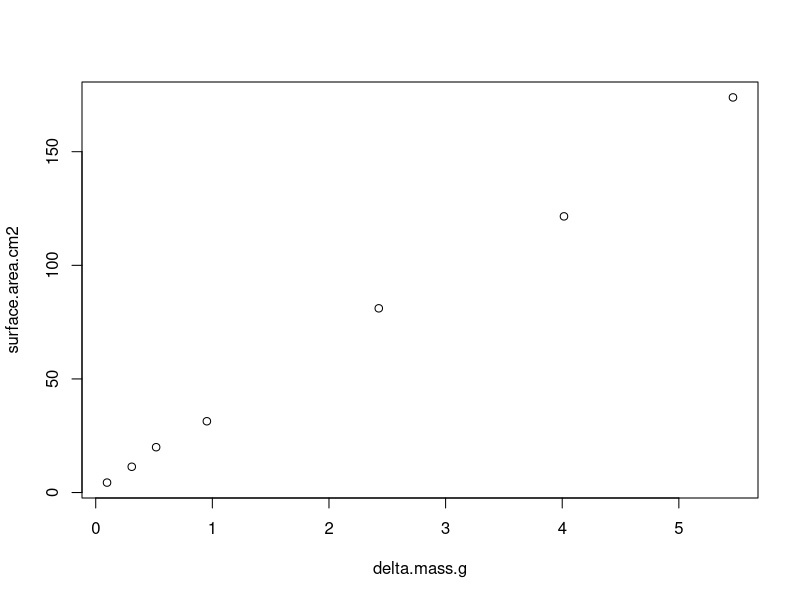
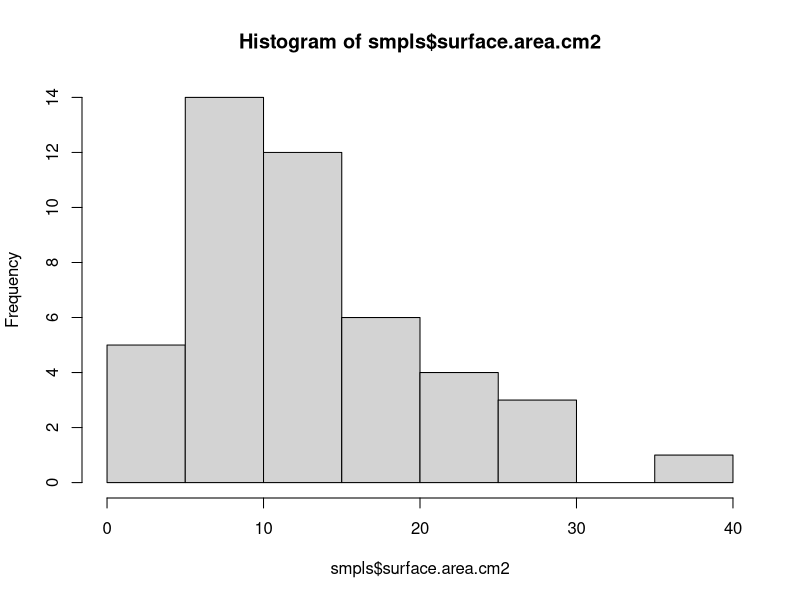

Reproduce these figures in R, in order. (Note: this script raises an error after producing the figures.)
## ---- chunk 1
knitr::opts_chunk$set(echo = TRUE, warning = FALSE, message = FALSE)

## install packages if you dont already have them
if (!require("tidyverse")) install.packages("tidyverse")

# load packages
library(tidyverse)
## ---- chunk 2

#load wax data
wax.data <- read.csv("data/physiology/surface_area/surface_area_data.csv", header=TRUE)

wax.data$delta.mass.g <- wax.data$weight2.g-wax.data$weight1.g
stnds <- subset(wax.data, sample=="Standard")

#calculate the surface area of the spherical standards from the diameter
stnds$rad <- stnds$Diameter/2
stnds$surface.area.cm2 <- 4*pi*(stnds$rad)^2

# calculate the curve coefficients for slope and intercept to apply as the standard
stnd.curve <- lm(surface.area.cm2~delta.mass.g, data=stnds)
plot(surface.area.cm2~delta.mass.g, data=stnds)
stnd.curve$coefficients
summary(stnd.curve)$r.squared

#Calculate surface area using the standard curve
smpls <- subset(wax.data, sample=="Coral")
smpls$surface.area.cm2 <- stnd.curve$coefficients[2] * smpls$delta.mass.g + stnd.curve$coefficients[1]

#select the samples only
smpls <- smpls %>%
  select(-sample, -Diameter)

smpls %>%
  count(sample_id) %>% arrange(n)

#check the range to make sure your samples fall within the range of the standards
range(smpls$surface.area.cm2)
range(stnds$surface.area.cm2)

hist(smpls$surface.area.cm2)

#Save the output for use in normalization for phys assays
smpls%>%
  select(sample_id, surface.area.cm2)%>%
  write_csv("output/physiology/surface_area/surface_area.csv")

